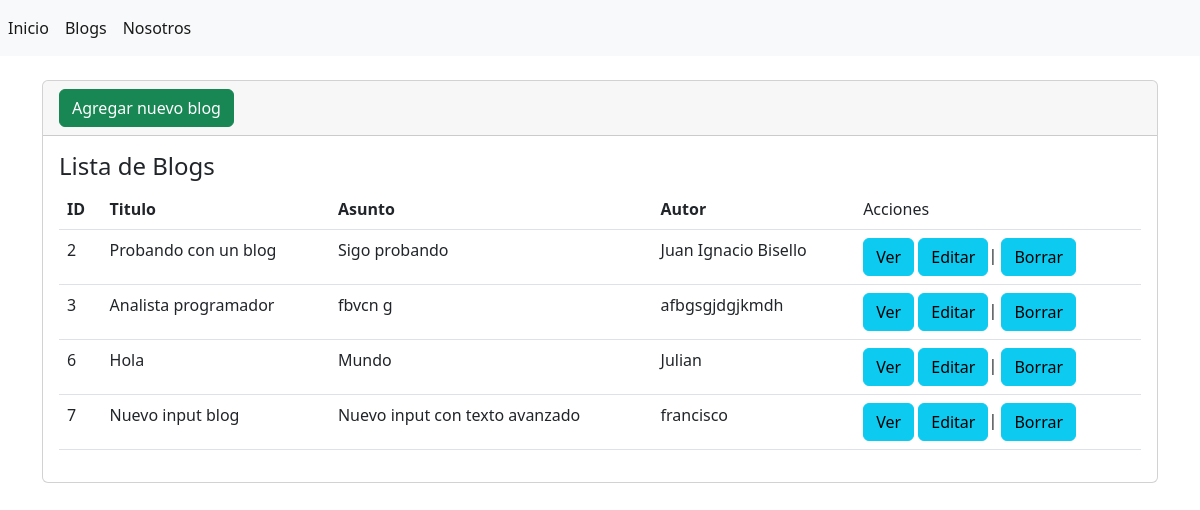
The page /blogs/ on the database as committed earlier.
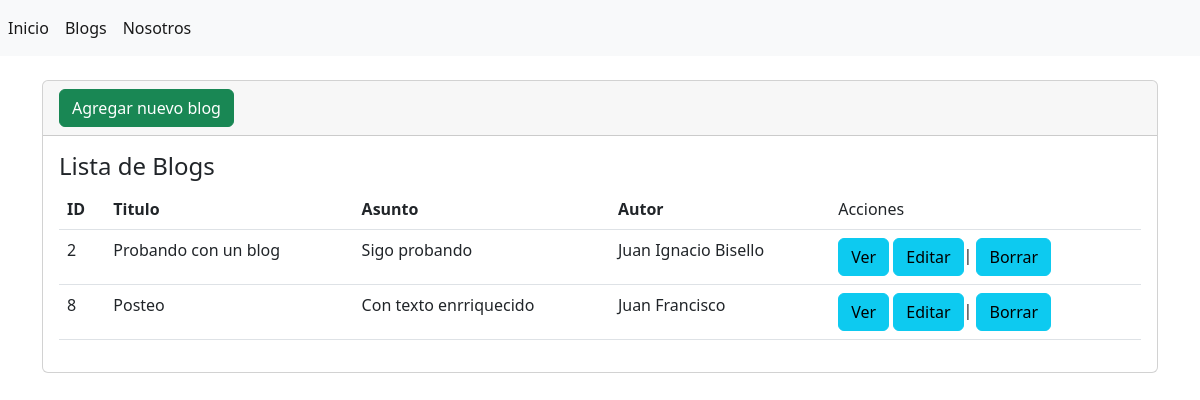
The same page on the database as committed later.
### blog/models.py (models this page shows, shortened)
class Blog(models.Model):
    id = models.AutoField(primary_key=True, unique=True)
    titulo = models.CharField(max_length=100, verbose_name='Titulo')
    subtitulo = models.CharField(max_length=100, verbose_name='Subtitulo')
    texto = RichTextField(blank=True, null=True)
    autor = models.CharField(max_length=40, verbose_name='Autor')
    fecha = models.DateTimeField()
    imagen = models.ImageField(upload_to='imagenes/')

### blog/views.py (the view)
# urls.py: path('blogs/', views.blogs, name='blogs'),
def blogs(request):
    blogs = Blog.objects.all()
    return render(request, 'nuevo_blog/bases.html', {'blogs': blogs})

### blog/templates/nuevo_blog/bases.html (shortened to what this page needs)
{% extends "index.html" %}
{% block contenido %}
<div class="card">
    <div class="card-header">
        <a name="" id="" class="btn btn-success" href="{% url 'crear_blogs' %}" role="button">Agregar nuevo blog</a>
    </div>
    <div class="card-body">
        <h4 class="card-title">Lista de Blogs</h4>
        <table class="table">
            <thead>
                <tr>
                    <th>ID</th>
                    <th>Titulo</th>
                    <th>Asunto</th>
                    <th>Autor</th>
                    <td>Acciones</td>
                </tr>
            </thead>
            <tbody>
                {% for blog in blogs %}
                <tr>
                    <td>{{ blog.id }}</td>
                    <td>{{ blog.titulo }}</td>
                    <td>{{ blog.subtitulo }}</td>
                    <td>{{ blog.autor }}</td>
                    <td> <a name="" id="" class="btn btn-info" href="{% url 'ver' blog.id %}" role="button">Ver</a> <a name="" id="" class="btn btn-info" href="{% url 'editar' blog.id %}" role="button">Editar</a>| <a name="" id="" class="btn btn-info" href="{% url 'eliminar' blog.id %}" role="button">Borrar</a></td>
                </tr>
                {% endfor %}
            </tbody>
        </table>
    </div>
</div>
{% endblock %}

### blog/templates/index.html (shortened to what this page needs)
<!doctype html>
<html lang="en">
  <head>
    <link rel="stylesheet" href="https://cdn.jsdelivr.net/npm/bootstrap@5.2.0-beta1/dist/css/bootstrap.min.css">
  </head>
  <body>
    <nav class="navbar navbar-expand navbar-light bg-light">
        <div class="nav navbar-nav">
            <a class="nav-item nav-link active" href="{% url 'inicio' %}">Inicio </a>
            <a class="nav-item nav-link active" href="{% url 'blogs' %}">Blogs</a>
            <a class="nav-item nav-link active" href="{% url 'nosotros' %}">Nosotros</a>
        </div>
    </nav>
    <div class="container">
        <div class="row">
            <div class="col-12">
              <br>
                {% block contenido %} {% endblock %}
            </div>
        </div>
    </div>
  </body>
</html>

Rows that differ between the two databases and show on the page:
removed Blog: id "3", titulo "Analista programador", subtitulo "fbvcn g", autor "afbgsgjdgjkmdh"
removed Blog: id "6", titulo "Hola", subtitulo "Mundo", autor "Julian"
removed Blog: id "7", titulo "Nuevo input blog", subtitulo "Nuevo input con texto avanzado", autor "francisco"
added Blog: id "8", titulo "Posteo", subtitulo "Con texto enrriquecido", autor "Juan Francisco"
